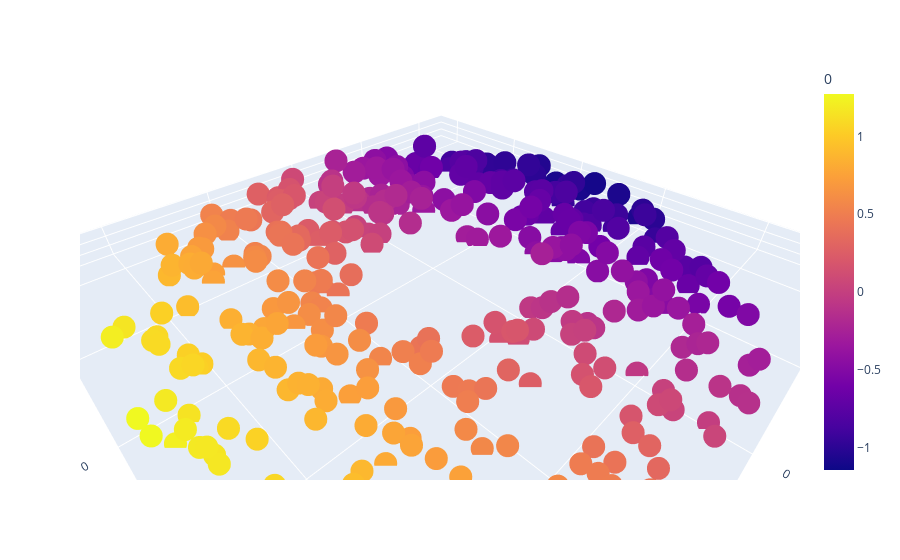

Here is the notebook cell this chart was saved with:
### Code cell
df = pandas.DataFrame(B)
fig = px.scatter_3d(df, x=0, y=1, z=2,  color = 0
)
fig.update_scenes(aspectmode='data')

fig.show()

### Figure 1 — Plotly figure (JSON) as saved in the notebook; plotly's stock layout.template omitted (floating-point values rounded to 4 significant figures; data arrays with more than 128 entries replaced by an {"elided": "..."} marker saying what was removed)
{"data": [{"hovertemplate": "0=%{marker.color}<br>1=%{y}<br>2=%{z}<extra></extra>", "legendgroup": "", "marker": {"color": {"elided": "352 float values"}, "coloraxis": "coloraxis", "symbol": "circle"}, "mode": "markers", "name": "", "scene": "scene", "showlegend": false, "type": "scatter3d", "x": {"elided": "352 float values"}, "y": {"elided": "352 float values"}, "z": {"elided": "352 float values"}}], "layout": {"autosize": true, "coloraxis": {"colorbar": {"title": {"text": "0"}}, "colorscale": [[0, "#0d0887"], [0.1111, "#46039f"], [0.2222, "#7201a8"], [0.3333, "#9c179e"], [0.4444, "#bd3786"], [0.5556, "#d8576b"], [0.6667, "#ed7953"], [0.7778, "#fb9f3a"], [0.8889, "#fdca26"], [1, "#f0f921"]]}, "legend": {"tracegroupgap": 0}, "margin": {"t": 60}, "scene": {"aspectmode": "data", "aspectratio": {"x": 2.542, "y": 2.519, "z": 0.1561}, "domain": {"x": [0, 1], "y": [0, 1]}, "xaxis": {"title": {"text": "0"}, "type": "linear"}, "yaxis": {"title": {"text": "1"}, "type": "linear"}, "zaxis": {"title": {"text": "2"}, "type": "linear"}}}}
